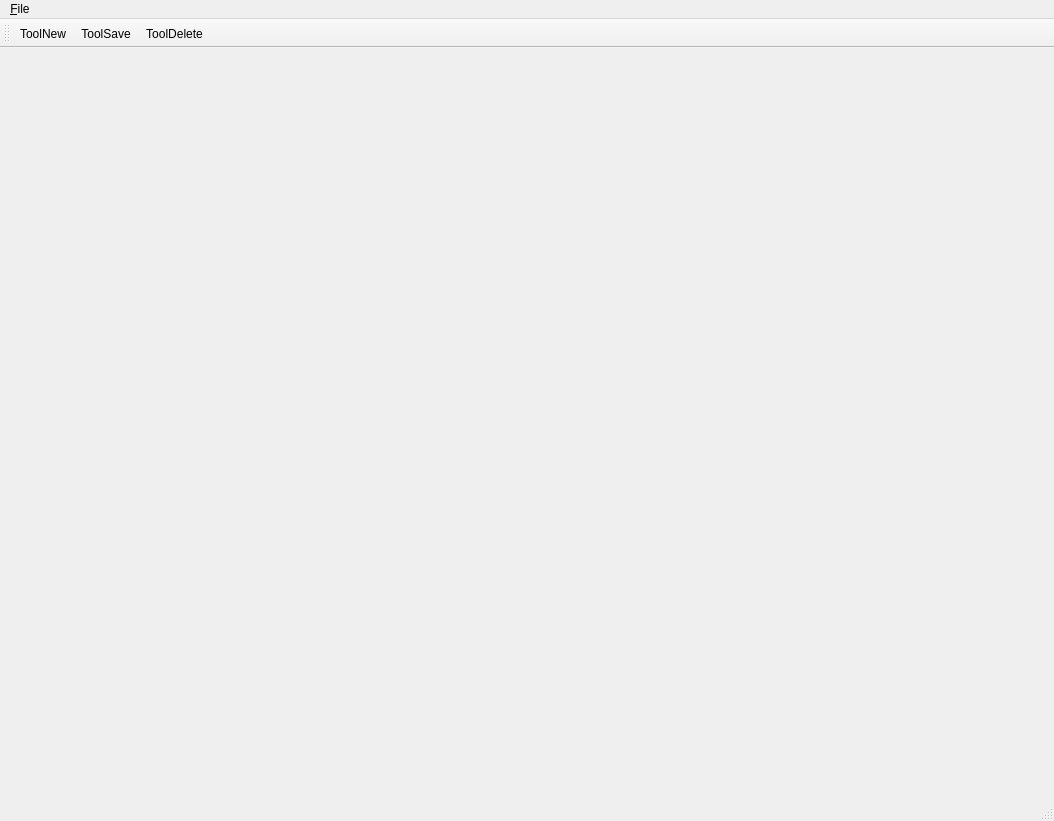
<?xml version="1.0" encoding="UTF-8"?>
<ui version="4.0">
 <class>main_window</class>
 <widget class="QMainWindow" name="main_window">
  <property name="windowModality">
   <enum>Qt::NonModal</enum>
  </property>
  <property name="geometry">
   <rect>
    <x>0</x>
    <y>0</y>
    <width>1054</width>
    <height>821</height>
   </rect>
  </property>
  <property name="windowTitle">
   <string>AutoBinder</string>
  </property>
  <widget class="QWidget" name="centralwidget">
   <layout class="QVBoxLayout" name="verticalLayout_2"/>
  </widget>
  <widget class="QMenuBar" name="menubar">
   <property name="geometry">
    <rect>
     <x>0</x>
     <y>0</y>
     <width>1054</width>
     <height>21</height>
    </rect>
   </property>
   <widget class="QMenu" name="menuFile">
    <property name="title">
     <string>&amp;File</string>
    </property>
    <addaction name="action_New_Page"/>
    <addaction name="action_Save"/>
   </widget>
   <addaction name="menuFile"/>
  </widget>
  <widget class="QStatusBar" name="statusbar"/>
  <widget class="QToolBar" name="toolBar">
   <property name="windowTitle">
    <string>toolBar</string>
   </property>
   <attribute name="toolBarArea">
    <enum>TopToolBarArea</enum>
   </attribute>
   <attribute name="toolBarBreak">
    <bool>false</bool>
   </attribute>
   <addaction name="actionToolNew"/>
   <addaction name="actionToolSave"/>
   <addaction name="actionToolDelete"/>
  </widget>
  <action name="action_New_Page">
   <property name="text">
    <string>&amp;New Page</string>
   </property>
  </action>
  <action name="action_Save">
   <property name="text">
    <string>&amp;Save</string>
   </property>
  </action>
  <action name="actionToolNew">
   <property name="icon">
    <iconset>
     <normalon>svg/plus-button.svg</normalon>
    </iconset>
   </property>
   <property name="text">
    <string>ToolNew</string>
   </property>
   <property name="toolTip">
    <string>New Page</string>
   </property>
  </action>
  <action name="actionToolSave">
   <property name="icon">
    <iconset>
     <normaloff>svg/check.svg</normaloff>svg/check.svg</iconset>
   </property>
   <property name="text">
    <string>ToolSave</string>
   </property>
   <property name="toolTip">
    <string>Save</string>
   </property>
  </action>
  <action name="actionToolDelete">
   <property name="icon">
    <iconset>
     <normaloff>svg/cancel.svg</normaloff>svg/cancel.svg</iconset>
   </property>
   <property name="text">
    <string>ToolDelete</string>
   </property>
   <property name="toolTip">
    <string>Delete Page</string>
   </property>
  </action>
 </widget>
 <resources/>
 <connections/>
</ui>
